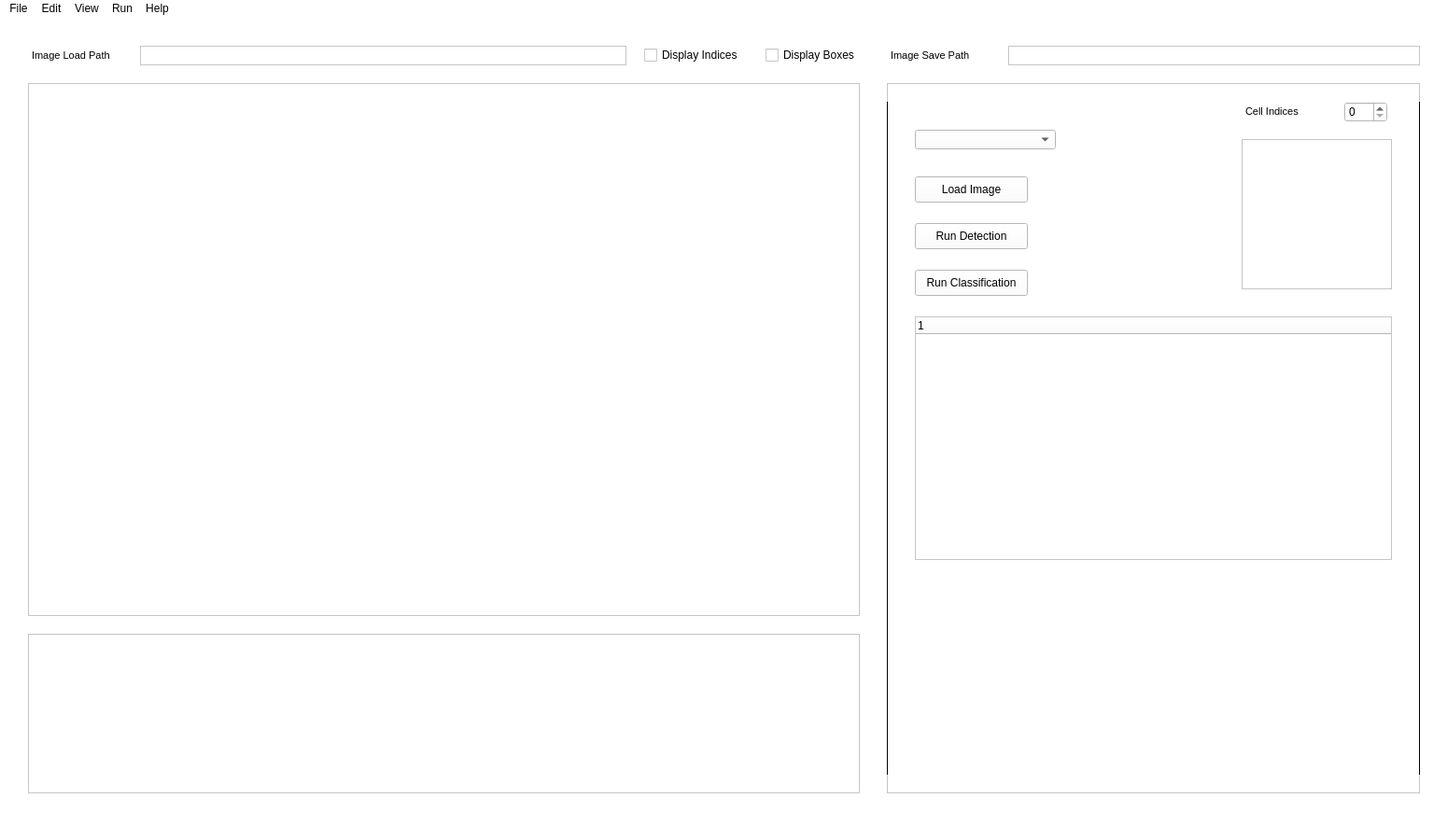
<?xml version="1.0" encoding="UTF-8"?>
<ui version="4.0">
 <class>MainWindow</class>
 <widget class="QMainWindow" name="MainWindow">
  <property name="geometry">
   <rect>
    <x>0</x>
    <y>0</y>
    <width>1550</width>
    <height>900</height>
   </rect>
  </property>
  <property name="contextMenuPolicy">
   <enum>Qt::PreventContextMenu</enum>
  </property>
  <property name="windowTitle">
   <string>   Medical Electronics Laboratory</string>
  </property>
  <property name="styleSheet">
   <string notr="true">background-color: rgb(255, 255, 255);</string>
  </property>
  <widget class="QWidget" name="centralwidget">
   <widget class="QLabel" name="label_imageDisplay">
    <property name="geometry">
     <rect>
      <x>30</x>
      <y>70</y>
      <width>891</width>
      <height>571</height>
     </rect>
    </property>
    <property name="frameShape">
     <enum>QFrame::StyledPanel</enum>
    </property>
    <property name="frameShadow">
     <enum>QFrame::Plain</enum>
    </property>
    <property name="lineWidth">
     <number>1</number>
    </property>
    <property name="text">
     <string/>
    </property>
   </widget>
   <widget class="QTextBrowser" name="textBrowser_status">
    <property name="geometry">
     <rect>
      <x>30</x>
      <y>660</y>
      <width>891</width>
      <height>171</height>
     </rect>
    </property>
   </widget>
   <widget class="QComboBox" name="comboBox_dataOptions">
    <property name="geometry">
     <rect>
      <x>980</x>
      <y>120</y>
      <width>151</width>
      <height>21</height>
     </rect>
    </property>
   </widget>
   <widget class="QCheckBox" name="checkBox_displayBoundingBoxes">
    <property name="enabled">
     <bool>true</bool>
    </property>
    <property name="geometry">
     <rect>
      <x>820</x>
      <y>30</y>
      <width>101</width>
      <height>20</height>
     </rect>
    </property>
    <property name="text">
     <string>Display Boxes</string>
    </property>
   </widget>
   <widget class="QTextBrowser" name="textBrowser_currentPath">
    <property name="geometry">
     <rect>
      <x>150</x>
      <y>30</y>
      <width>521</width>
      <height>21</height>
     </rect>
    </property>
    <property name="verticalScrollBarPolicy">
     <enum>Qt::ScrollBarAlwaysOff</enum>
    </property>
    <property name="horizontalScrollBarPolicy">
     <enum>Qt::ScrollBarAlwaysOff</enum>
    </property>
    <property name="lineWrapMode">
     <enum>QTextEdit::NoWrap</enum>
    </property>
    <property name="html">
     <string>&lt;!DOCTYPE HTML PUBLIC &quot;-//W3C//DTD HTML 4.0//EN&quot; &quot;http://www.w3.org/TR/REC-html40/strict.dtd&quot;&gt;
&lt;html&gt;&lt;head&gt;&lt;meta name=&quot;qrichtext&quot; content=&quot;1&quot; /&gt;&lt;style type=&quot;text/css&quot;&gt;
p, li { white-space: pre-wrap; }
&lt;/style&gt;&lt;/head&gt;&lt;body style=&quot; font-family:'MS Shell Dlg 2'; font-size:7.5pt; font-weight:400; font-style:normal;&quot;&gt;
&lt;p style=&quot;-qt-paragraph-type:empty; margin-top:0px; margin-bottom:0px; margin-left:0px; margin-right:0px; -qt-block-indent:0; text-indent:0px; font-size:8pt;&quot;&gt;&lt;br /&gt;&lt;/p&gt;&lt;/body&gt;&lt;/html&gt;</string>
    </property>
    <property name="textInteractionFlags">
     <set>Qt::LinksAccessibleByKeyboard|Qt::LinksAccessibleByMouse|Qt::TextBrowserInteraction|Qt::TextSelectableByKeyboard|Qt::TextSelectableByMouse</set>
    </property>
   </widget>
   <widget class="QTextBrowser" name="textBrowser_imagePath">
    <property name="geometry">
     <rect>
      <x>1080</x>
      <y>30</y>
      <width>441</width>
      <height>21</height>
     </rect>
    </property>
    <property name="verticalScrollBarPolicy">
     <enum>Qt::ScrollBarAlwaysOff</enum>
    </property>
    <property name="horizontalScrollBarPolicy">
     <enum>Qt::ScrollBarAlwaysOff</enum>
    </property>
    <property name="lineWrapMode">
     <enum>QTextEdit::NoWrap</enum>
    </property>
    <property name="html">
     <string>&lt;!DOCTYPE HTML PUBLIC &quot;-//W3C//DTD HTML 4.0//EN&quot; &quot;http://www.w3.org/TR/REC-html40/strict.dtd&quot;&gt;
&lt;html&gt;&lt;head&gt;&lt;meta name=&quot;qrichtext&quot; content=&quot;1&quot; /&gt;&lt;style type=&quot;text/css&quot;&gt;
p, li { white-space: pre-wrap; }
&lt;/style&gt;&lt;/head&gt;&lt;body style=&quot; font-family:'MS Shell Dlg 2'; font-size:7.5pt; font-weight:400; font-style:normal;&quot;&gt;
&lt;p style=&quot;-qt-paragraph-type:empty; margin-top:0px; margin-bottom:0px; margin-left:0px; margin-right:0px; -qt-block-indent:0; text-indent:0px; font-size:8pt;&quot;&gt;&lt;br /&gt;&lt;/p&gt;&lt;/body&gt;&lt;/html&gt;</string>
    </property>
    <property name="textInteractionFlags">
     <set>Qt::LinksAccessibleByKeyboard|Qt::LinksAccessibleByMouse|Qt::TextBrowserInteraction|Qt::TextSelectableByKeyboard|Qt::TextSelectableByMouse</set>
    </property>
   </widget>
   <widget class="QLabel" name="label">
    <property name="geometry">
     <rect>
      <x>950</x>
      <y>70</y>
      <width>571</width>
      <height>761</height>
     </rect>
    </property>
    <property name="frameShape">
     <enum>QFrame::StyledPanel</enum>
    </property>
    <property name="text">
     <string/>
    </property>
   </widget>
   <widget class="QTreeWidget" name="treeWidget_cellData">
    <property name="geometry">
     <rect>
      <x>980</x>
      <y>320</y>
      <width>511</width>
      <height>261</height>
     </rect>
    </property>
    <property name="uniformRowHeights">
     <bool>true</bool>
    </property>
    <column>
     <property name="text">
      <string notr="true"/>
     </property>
    </column>
   </widget>
   <widget class="QWidget" name="widget_histogram" native="true">
    <property name="geometry">
     <rect>
      <x>890</x>
      <y>590</y>
      <width>671</width>
      <height>211</height>
     </rect>
    </property>
    <layout class="QVBoxLayout" name="verticalLayout"/>
   </widget>
   <widget class="QLabel" name="label_cellDisplay">
    <property name="geometry">
     <rect>
      <x>1330</x>
      <y>130</y>
      <width>161</width>
      <height>161</height>
     </rect>
    </property>
    <property name="frameShape">
     <enum>QFrame::StyledPanel</enum>
    </property>
    <property name="frameShadow">
     <enum>QFrame::Plain</enum>
    </property>
    <property name="lineWidth">
     <number>1</number>
    </property>
    <property name="text">
     <string/>
    </property>
   </widget>
   <widget class="QSpinBox" name="spinBox_cellDisplay">
    <property name="geometry">
     <rect>
      <x>1440</x>
      <y>90</y>
      <width>46</width>
      <height>22</height>
     </rect>
    </property>
   </widget>
   <widget class="Line" name="line">
    <property name="geometry">
     <rect>
      <x>940</x>
      <y>90</y>
      <width>20</width>
      <height>721</height>
     </rect>
    </property>
    <property name="frameShadow">
     <enum>QFrame::Plain</enum>
    </property>
    <property name="orientation">
     <enum>Qt::Vertical</enum>
    </property>
   </widget>
   <widget class="Line" name="line_2">
    <property name="geometry">
     <rect>
      <x>1510</x>
      <y>90</y>
      <width>20</width>
      <height>721</height>
     </rect>
    </property>
    <property name="frameShadow">
     <enum>QFrame::Plain</enum>
    </property>
    <property name="orientation">
     <enum>Qt::Vertical</enum>
    </property>
   </widget>
   <widget class="QTextBrowser" name="textBrowser_currentPath_2">
    <property name="geometry">
     <rect>
      <x>30</x>
      <y>30</y>
      <width>101</width>
      <height>21</height>
     </rect>
    </property>
    <property name="frameShape">
     <enum>QFrame::NoFrame</enum>
    </property>
    <property name="verticalScrollBarPolicy">
     <enum>Qt::ScrollBarAlwaysOff</enum>
    </property>
    <property name="horizontalScrollBarPolicy">
     <enum>Qt::ScrollBarAlwaysOff</enum>
    </property>
    <property name="lineWrapMode">
     <enum>QTextEdit::NoWrap</enum>
    </property>
    <property name="html">
     <string>&lt;!DOCTYPE HTML PUBLIC &quot;-//W3C//DTD HTML 4.0//EN&quot; &quot;http://www.w3.org/TR/REC-html40/strict.dtd&quot;&gt;
&lt;html&gt;&lt;head&gt;&lt;meta name=&quot;qrichtext&quot; content=&quot;1&quot; /&gt;&lt;style type=&quot;text/css&quot;&gt;
p, li { white-space: pre-wrap; }
&lt;/style&gt;&lt;/head&gt;&lt;body style=&quot; font-family:'MS Shell Dlg 2'; font-size:7.5pt; font-weight:400; font-style:normal;&quot;&gt;
&lt;p style=&quot; margin-top:0px; margin-bottom:0px; margin-left:0px; margin-right:0px; -qt-block-indent:0; text-indent:0px;&quot;&gt;&lt;span style=&quot; font-size:8pt;&quot;&gt;Image Load Path&lt;/span&gt;&lt;/p&gt;&lt;/body&gt;&lt;/html&gt;</string>
    </property>
    <property name="textInteractionFlags">
     <set>Qt::LinksAccessibleByKeyboard|Qt::LinksAccessibleByMouse|Qt::TextBrowserInteraction|Qt::TextSelectableByKeyboard|Qt::TextSelectableByMouse</set>
    </property>
   </widget>
   <widget class="QTextBrowser" name="textBrowser_imagePath_2">
    <property name="geometry">
     <rect>
      <x>950</x>
      <y>30</y>
      <width>111</width>
      <height>21</height>
     </rect>
    </property>
    <property name="frameShape">
     <enum>QFrame::NoFrame</enum>
    </property>
    <property name="verticalScrollBarPolicy">
     <enum>Qt::ScrollBarAlwaysOff</enum>
    </property>
    <property name="horizontalScrollBarPolicy">
     <enum>Qt::ScrollBarAlwaysOff</enum>
    </property>
    <property name="lineWrapMode">
     <enum>QTextEdit::NoWrap</enum>
    </property>
    <property name="html">
     <string>&lt;!DOCTYPE HTML PUBLIC &quot;-//W3C//DTD HTML 4.0//EN&quot; &quot;http://www.w3.org/TR/REC-html40/strict.dtd&quot;&gt;
&lt;html&gt;&lt;head&gt;&lt;meta name=&quot;qrichtext&quot; content=&quot;1&quot; /&gt;&lt;style type=&quot;text/css&quot;&gt;
p, li { white-space: pre-wrap; }
&lt;/style&gt;&lt;/head&gt;&lt;body style=&quot; font-family:'MS Shell Dlg 2'; font-size:7.5pt; font-weight:400; font-style:normal;&quot;&gt;
&lt;p style=&quot; margin-top:0px; margin-bottom:0px; margin-left:0px; margin-right:0px; -qt-block-indent:0; text-indent:0px;&quot;&gt;&lt;span style=&quot; font-size:8pt;&quot;&gt;Image Save Path&lt;/span&gt;&lt;/p&gt;&lt;/body&gt;&lt;/html&gt;</string>
    </property>
    <property name="textInteractionFlags">
     <set>Qt::LinksAccessibleByKeyboard|Qt::LinksAccessibleByMouse|Qt::TextBrowserInteraction|Qt::TextSelectableByKeyboard|Qt::TextSelectableByMouse</set>
    </property>
   </widget>
   <widget class="QCheckBox" name="checkBox_displayIndices">
    <property name="enabled">
     <bool>true</bool>
    </property>
    <property name="geometry">
     <rect>
      <x>690</x>
      <y>30</y>
      <width>111</width>
      <height>20</height>
     </rect>
    </property>
    <property name="text">
     <string>Display Indices</string>
    </property>
   </widget>
   <widget class="QLabel" name="label_xAxisTitle">
    <property name="geometry">
     <rect>
      <x>980</x>
      <y>800</y>
      <width>521</width>
      <height>20</height>
     </rect>
    </property>
    <property name="text">
     <string/>
    </property>
    <property name="wordWrap">
     <bool>false</bool>
    </property>
   </widget>
   <widget class="QTextBrowser" name="textBrowser_imagePath_3">
    <property name="geometry">
     <rect>
      <x>1330</x>
      <y>90</y>
      <width>81</width>
      <height>21</height>
     </rect>
    </property>
    <property name="frameShape">
     <enum>QFrame::NoFrame</enum>
    </property>
    <property name="verticalScrollBarPolicy">
     <enum>Qt::ScrollBarAlwaysOff</enum>
    </property>
    <property name="horizontalScrollBarPolicy">
     <enum>Qt::ScrollBarAlwaysOff</enum>
    </property>
    <property name="lineWrapMode">
     <enum>QTextEdit::NoWrap</enum>
    </property>
    <property name="html">
     <string>&lt;!DOCTYPE HTML PUBLIC &quot;-//W3C//DTD HTML 4.0//EN&quot; &quot;http://www.w3.org/TR/REC-html40/strict.dtd&quot;&gt;
&lt;html&gt;&lt;head&gt;&lt;meta name=&quot;qrichtext&quot; content=&quot;1&quot; /&gt;&lt;style type=&quot;text/css&quot;&gt;
p, li { white-space: pre-wrap; }
&lt;/style&gt;&lt;/head&gt;&lt;body style=&quot; font-family:'MS Shell Dlg 2'; font-size:7.5pt; font-weight:400; font-style:normal;&quot;&gt;
&lt;p style=&quot; margin-top:0px; margin-bottom:0px; margin-left:0px; margin-right:0px; -qt-block-indent:0; text-indent:0px;&quot;&gt;&lt;span style=&quot; font-size:8pt;&quot;&gt;Cell Indices&lt;/span&gt;&lt;/p&gt;&lt;/body&gt;&lt;/html&gt;</string>
    </property>
    <property name="textInteractionFlags">
     <set>Qt::LinksAccessibleByKeyboard|Qt::LinksAccessibleByMouse|Qt::TextBrowserInteraction|Qt::TextSelectableByKeyboard|Qt::TextSelectableByMouse</set>
    </property>
   </widget>
   <widget class="QPushButton" name="pushButton_loadImage">
    <property name="geometry">
     <rect>
      <x>980</x>
      <y>170</y>
      <width>121</width>
      <height>28</height>
     </rect>
    </property>
    <property name="text">
     <string>Load Image</string>
    </property>
   </widget>
   <widget class="QPushButton" name="pushButton_runDetection">
    <property name="geometry">
     <rect>
      <x>980</x>
      <y>220</y>
      <width>121</width>
      <height>28</height>
     </rect>
    </property>
    <property name="text">
     <string>Run Detection</string>
    </property>
   </widget>
   <widget class="QPushButton" name="pushButton_runClassification">
    <property name="geometry">
     <rect>
      <x>980</x>
      <y>270</y>
      <width>121</width>
      <height>28</height>
     </rect>
    </property>
    <property name="text">
     <string>Run Classification</string>
    </property>
   </widget>
   <zorder>checkBox_displayIndices</zorder>
   <zorder>checkBox_displayBoundingBoxes</zorder>
   <zorder>textBrowser_currentPath</zorder>
   <zorder>textBrowser_imagePath</zorder>
   <zorder>label</zorder>
   <zorder>widget_histogram</zorder>
   <zorder>spinBox_cellDisplay</zorder>
   <zorder>label_imageDisplay</zorder>
   <zorder>line</zorder>
   <zorder>line_2</zorder>
   <zorder>treeWidget_cellData</zorder>
   <zorder>comboBox_dataOptions</zorder>
   <zorder>textBrowser_currentPath_2</zorder>
   <zorder>textBrowser_imagePath_2</zorder>
   <zorder>textBrowser_status</zorder>
   <zorder>label_cellDisplay</zorder>
   <zorder>label_xAxisTitle</zorder>
   <zorder>textBrowser_imagePath_3</zorder>
   <zorder>pushButton_loadImage</zorder>
   <zorder>pushButton_runDetection</zorder>
   <zorder>pushButton_runClassification</zorder>
  </widget>
  <widget class="QMenuBar" name="menubar">
   <property name="geometry">
    <rect>
     <x>0</x>
     <y>0</y>
     <width>1550</width>
     <height>26</height>
    </rect>
   </property>
   <widget class="QMenu" name="menuFile">
    <property name="title">
     <string>File</string>
    </property>
    <addaction name="menubar_openFile"/>
    <addaction name="menubar_saveImage"/>
    <addaction name="menubar_exportExcel"/>
    <addaction name="separator"/>
    <addaction name="menubar_restartApplication"/>
   </widget>
   <widget class="QMenu" name="menuAbout">
    <property name="title">
     <string>Help</string>
    </property>
    <addaction name="menubar_about"/>
    <addaction name="actionV_1_0"/>
   </widget>
   <widget class="QMenu" name="menuRun">
    <property name="title">
     <string>Run</string>
    </property>
    <addaction name="menubar_runModule"/>
    <addaction name="menubar_runClassification"/>
   </widget>
   <widget class="QMenu" name="menuEdit">
    <property name="title">
     <string>Edit</string>
    </property>
    <addaction name="actionUndo"/>
    <addaction name="actionRedo"/>
   </widget>
   <widget class="QMenu" name="menuView">
    <property name="title">
     <string>View</string>
    </property>
   </widget>
   <addaction name="menuFile"/>
   <addaction name="menuEdit"/>
   <addaction name="menuView"/>
   <addaction name="menuRun"/>
   <addaction name="menuAbout"/>
  </widget>
  <widget class="QStatusBar" name="statusbar"/>
  <action name="menubar_openFile">
   <property name="text">
    <string>Open File</string>
   </property>
   <property name="shortcut">
    <string>Alt+F</string>
   </property>
   <property name="shortcutContext">
    <enum>Qt::ApplicationShortcut</enum>
   </property>
  </action>
  <action name="actionV_1_0">
   <property name="enabled">
    <bool>false</bool>
   </property>
   <property name="text">
    <string>Version 1.0.0</string>
   </property>
  </action>
  <action name="menubar_runModule">
   <property name="text">
    <string>Run Module</string>
   </property>
   <property name="shortcut">
    <string>Alt+R</string>
   </property>
   <property name="shortcutContext">
    <enum>Qt::ApplicationShortcut</enum>
   </property>
  </action>
  <action name="menubar_about">
   <property name="text">
    <string>About</string>
   </property>
  </action>
  <action name="menubar_developer">
   <property name="text">
    <string>Developer</string>
   </property>
  </action>
  <action name="actionUndo">
   <property name="text">
    <string>Undo</string>
   </property>
   <property name="shortcut">
    <string>Ctrl+Z</string>
   </property>
   <property name="shortcutContext">
    <enum>Qt::ApplicationShortcut</enum>
   </property>
  </action>
  <action name="actionRedo">
   <property name="text">
    <string>Redo</string>
   </property>
   <property name="shortcut">
    <string>Ctrl+Y</string>
   </property>
   <property name="shortcutContext">
    <enum>Qt::ApplicationShortcut</enum>
   </property>
  </action>
  <action name="menubar_saveImage">
   <property name="text">
    <string>Save Image</string>
   </property>
   <property name="shortcut">
    <string>Ctrl+S</string>
   </property>
   <property name="shortcutContext">
    <enum>Qt::ApplicationShortcut</enum>
   </property>
  </action>
  <action name="menubar_exportExcel">
   <property name="text">
    <string>Export to Excel</string>
   </property>
   <property name="shortcut">
    <string>Ctrl+E</string>
   </property>
   <property name="shortcutContext">
    <enum>Qt::ApplicationShortcut</enum>
   </property>
  </action>
  <action name="menubar_userInterface">
   <property name="text">
    <string>User Interface</string>
   </property>
  </action>
  <action name="menubar_runClassification">
   <property name="text">
    <string>Run Classification</string>
   </property>
   <property name="shortcut">
    <string>Alt+T</string>
   </property>
   <property name="shortcutContext">
    <enum>Qt::ApplicationShortcut</enum>
   </property>
  </action>
  <action name="menubar_restartApplication">
   <property name="text">
    <string>Restart Application</string>
   </property>
  </action>
 </widget>
 <resources/>
 <connections/>
</ui>
